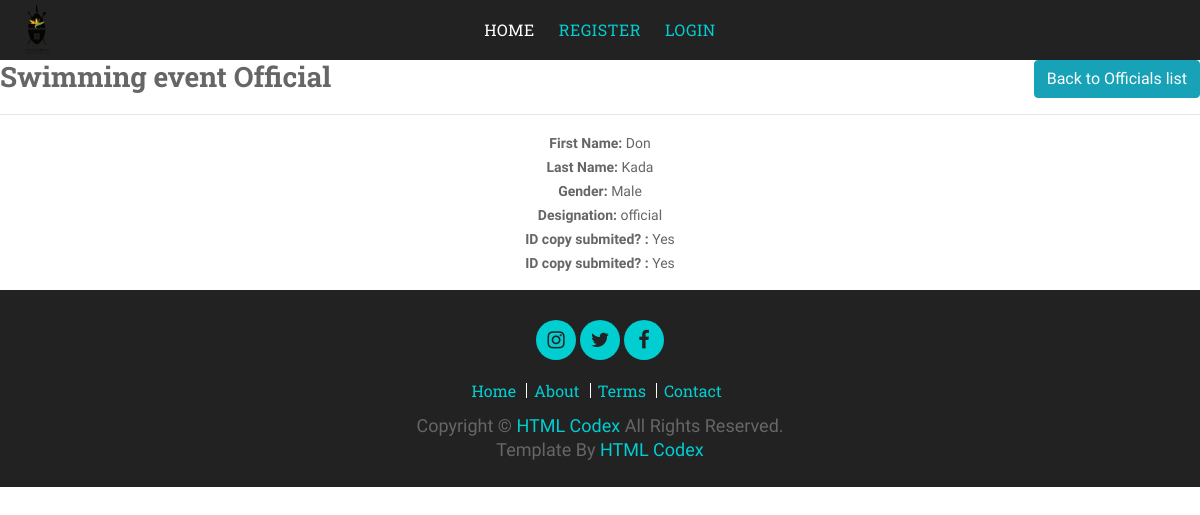
Screenshot of /teamOfficialDetails/9 with the database file from the repository.
### MyApp/models.py (models this page shows)
class Application(models.Model):
    ApplicationId = models.AutoField(primary_key=True)
    user = models.ForeignKey(User,blank=True,null=True,on_delete=models.CASCADE)
    FederationPersonel = models.ForeignKey(FederationPersonel,blank=True,null=True,on_delete=models.CASCADE)
    EventName = models.CharField(max_length=255)
    StartDate = models.DateTimeField(max_length=255)
    EndDate = models.DateTimeField(max_length=255)
    HostCity = models.CharField(max_length=255)
    HostProvince =models.CharField(max_length=255)
    ReportSubmitAgreement = models.BooleanField(default=False)
    NumberOfTeam = models.IntegerField()
    MethodOfSelection = models.CharField(max_length=255)
    SelectionApprovedDate = models.DateField(max_length=255)
    TravelDateTime = models.DateTimeField(max_length=255)
    ModeOfTravel = models.CharField(max_length=255)
    CodeOfConductAcceped = models.BooleanField(default=False)
    RegulationsInterestDeclaration  = models.CharField(max_length=300, default='NotProvided')
    RegulationsInterestDeclaration  = models.CharField(max_length=300, default='NotProvided')
    SelectionCriteriaProtocols = models.CharField(max_length=300, default='NotProvided')
    GeneralRegulationSelectionProcedure  =models.CharField(max_length=300, default='NotProvided')
    DocumentationOfSelectionSubmitted = models.CharField(max_length=300, default='NotProvided')
    TeamOfficialDuties = models.CharField(max_length=300, default='NotProvided')
    AcceptanceOfTeamAppointment = models.CharField(max_length=300, default='NotProvided')
    HighPerformancePlan = models.CharField(max_length=300, default='NotProvided')
    EventInvitation  = models.CharField(max_length=300, default='NotProvided')
    ApplicationDate  = models.DateTimeField(default=datetime.now())
    Step = models.CharField(max_length=255, default='start')
    ApplicationStatus = models.CharField(max_length=255, default='Oncreate')
    isHistory = models.BooleanField(default=False)
    DateCreated = models.DateTimeField(default=datetime.now())
    DeclineReason = models.TextField(blank=True, null=True)
    CancelReason = models.TextField(blank=True, null=True)
    ApparelLetters = models.CharField(max_length=300, blank=True, null=True)

class TeamOfficial(models.Model):
    TeamOfficialId = models.AutoField(primary_key=True, auto_created=True, null=False, blank=False)
    application = models.ForeignKey(Application,blank=True,null=True,on_delete=models.CASCADE)
    FirstName = models.CharField(max_length=100, blank=False,null=False)
    LastName = models.CharField(max_length=100, blank=False,null=False)
    Gender = models.CharField(max_length=30, null=False, blank=False)
    Designation = models.CharField(max_length=100, blank=False,null=False)
    IDCopySubmited = models.BooleanField(default=False)
    AcceptanceofTeamAppointment  = models.BooleanField(null=False, blank=False, default=False)

### MyApp/views.py (the view)
# urls.py: path('teamOfficialDetails/<int:teamOfficialId>', views.teamOfficialDetails, name="teamOfficialDetails"),
def teamOfficialDetails(request, teamOfficialId):
    teamOfficial = get_object_or_404(TeamOfficial, pk=teamOfficialId)
    application = teamOfficial.application
    return render(request, 'MyApp/teamOfficialDetails.html', {"teamOfficial":teamOfficial,"application":application})

### MyApp/templates/MyApp/teamOfficialDetails.html (shortened to what this page needs)
{% extends "MyApp/base.html" %}
{% block content %}
    {% load static %}
    <div style="display:flex; justify-content:space-between;">
        <div>
            <h3>{{application.EventName}} Official
        </div>
        <div>
            <a href="{% url 'Officials' applicationId=application.ApplicationId %}" class="btn btn-info">
                Back to Officials list
            </a>
        </div>
    </div>
    <hr/>
    <div class="container">
        <center>
            <p>
                <b>First Name:</b> {{teamOfficial.FirstName}}<br/>
                <b>Last Name:</b> {{teamOfficial.LastName}}<br/>
                <b>Gender:</b> {{teamOfficial.Gender}}<br/>
                <b>Designation:</b> {{teamOfficial.Designation}}<br/>
                <b>ID copy submited? :</b>
                    {% if teamOfficial.IDCopySubmited == True %}
                        Yes
                    {% else %}
                        No
                    {% endif %}
                <br/>
                <b>ID copy submited? :</b>
                    {% if teamOfficial.AcceptanceofTeamAppointment == True %}
                        Yes
                    {% else %}
                        No
                    {% endif %}
                <br/>
            </p>
        </center>
    </div>
{% endblock %}

### MyApp/static/test/css/hover-style.css (style rules this page uses)
body { background-color:#f1f1f2 }

### MyApp/static/test/css/style.css (style rules this page uses)
* { box-sizing: border-box; }
body { color: #666; font-family: 'Raleway', sans-serif; font-weight: 400; background: #ffffff; }
a { color: #222222; transition: 0.5s; }
p { color: #666; font-size: 14px; line-height: 24px; padding: 0; margin: 0 0 15px 0; }
h1, h2, h3, h4, h5, h6 { font-family: 'Roboto Slab', serif; margin: 0; padding: 0; color: #666; font-weight: 700; }

### rows the page displays
Application: EventName "Swimming event"
TeamOfficial: FirstName "Don", LastName "Kada", Gender "Male", Designation "official"
